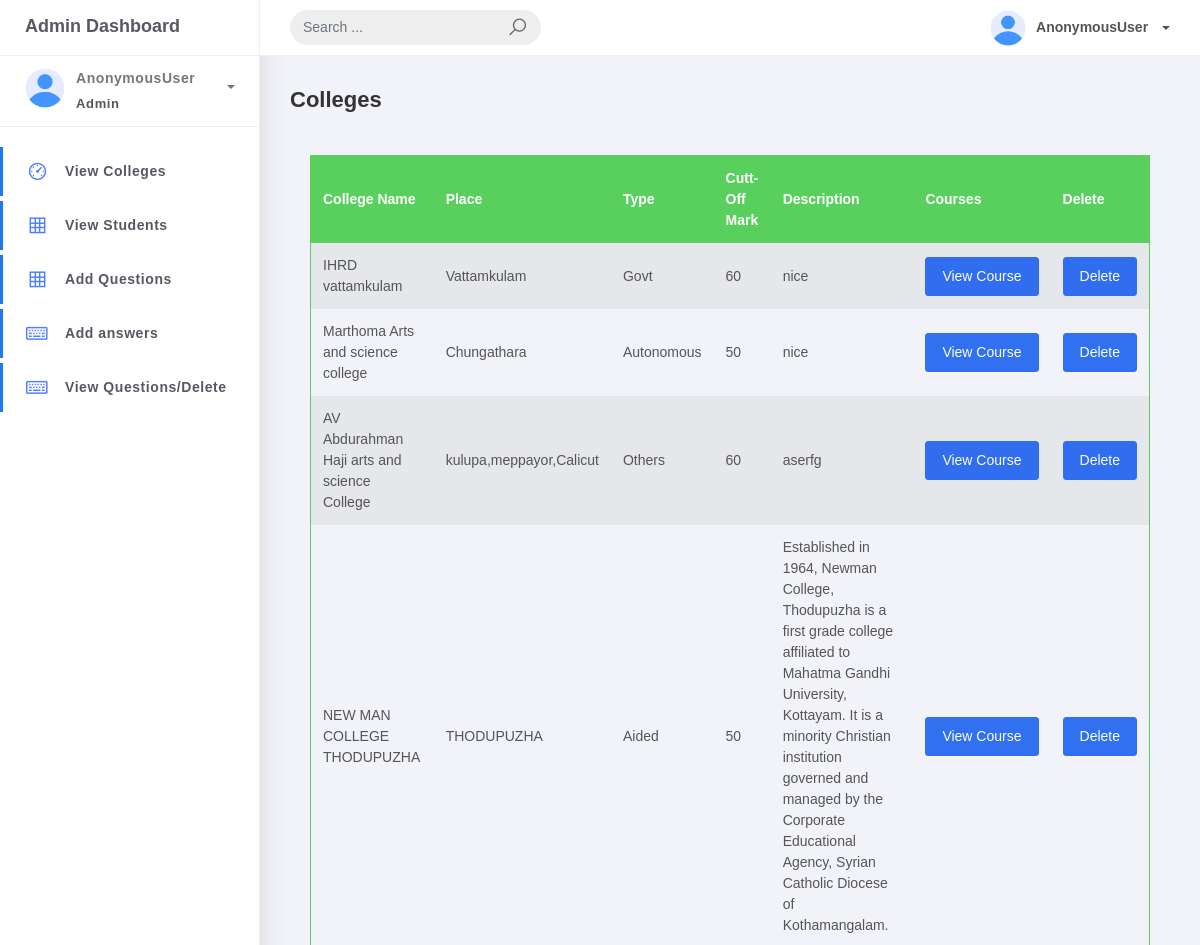
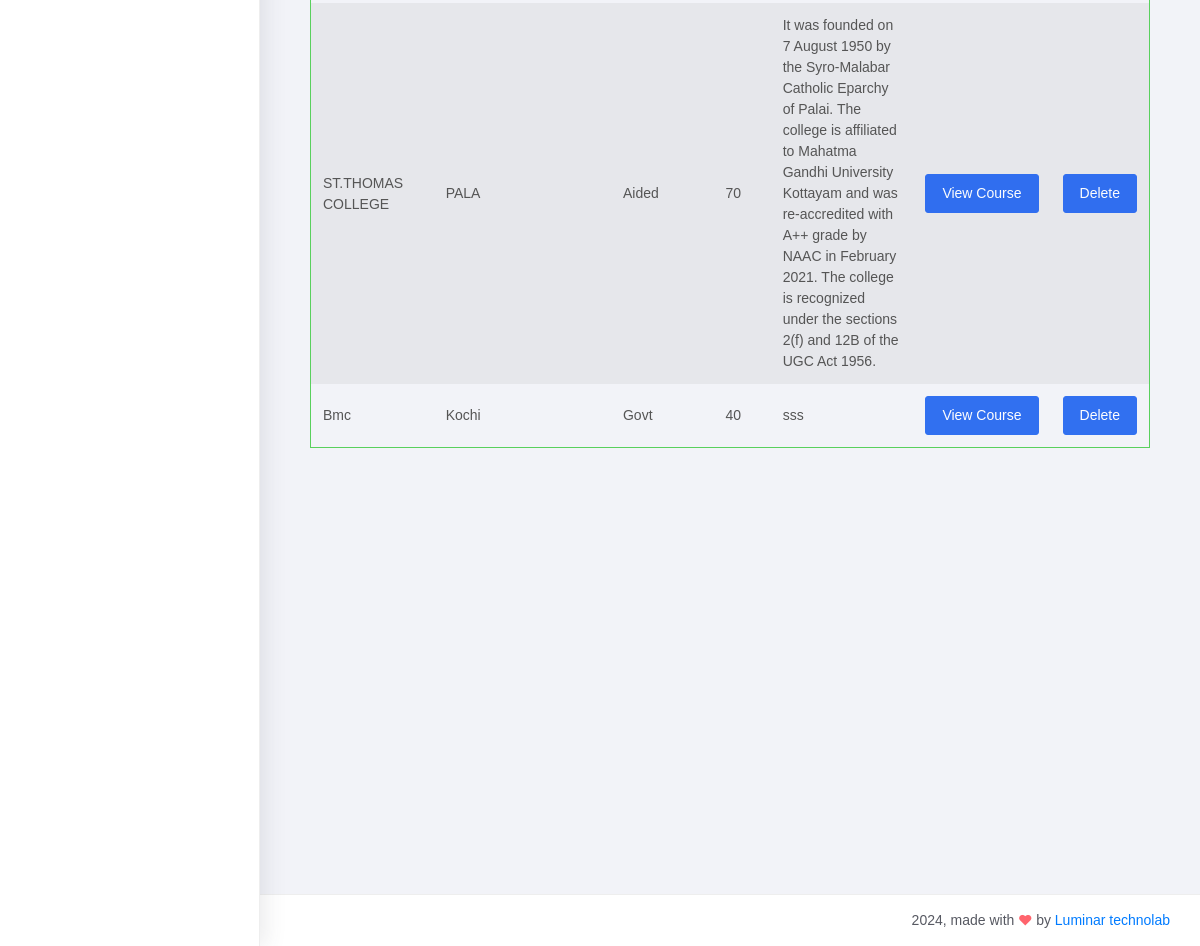
/super/college_list/, run on the app's committed database (2 pictures, top to bottom).
### CarrierApp/models.py (models this page shows, shortened)
class College(models.Model):
    name=models.CharField(max_length=50,null=True)
    place=models.CharField(max_length=50,null=True)
    Type=models.CharField(max_length=50,null=True)
    Description=models.TextField(max_length=300,null=True)
    cut_off_mark=models.PositiveBigIntegerField(null=True)
    user=models.OneToOneField(Login, on_delete=models.DO_NOTHING,null=True,related_name="college_profile")

### Admin/views.py (the view)
# urls.py: path('college_list/',views.CollegeList.as_view(),name="college_list"),
class CollegeList(View):
    def get(self,request):
        data=College.objects.all()
        return render(request,'Admin_temp/collegelist.html',{"data":data})

### Admin/templates/Admin_temp/collegelist.html (shortened to what this page needs)
{% load static %}
<!DOCTYPE html>
<html>
<head>
	<link rel="stylesheet" href="{% static 'assets/css/bootstrap.min.css' %}">
	<link rel="stylesheet" href="{% static 'assets/css/ready.css' %}">
	<link rel="stylesheet" href="{% static 'assets/css/demo.css' %}">
</head>
<body>
	<div class="wrapper">
		<div class="main-header">
			<div class="logo-header">
				<a href="{% url 'super_home' %}" class="logo">
					Admin Dashboard
				</a>
			</div>
			<nav class="navbar navbar-header navbar-expand-lg">
				<div class="container-fluid">
					<form class="navbar-left navbar-form nav-search mr-md-3" action="">
						<div class="input-group">
							<input type="text" placeholder="Search ..." class="form-control">
							<div class="input-group-append">
								<span class="input-group-text">
									<i class="la la-search search-icon"></i>
								</span>
							</div>
						</div>
					</form>
					<ul class="navbar-nav topbar-nav ml-md-auto align-items-center">
						<li class="nav-item dropdown">
							<a class="dropdown-toggle profile-pic" data-toggle="dropdown" href="#"
								aria-expanded="false"> <img src="{% static 'assets/img/user.png' %}" alt="user-img"
									width="36" class="img-circle"><span>{{request.user}}</span></span> </a>
						</li>
					</ul>
				</div>
			</nav>
		</div>
		<div class="sidebar">
			<div class="scrollbar-inner sidebar-wrapper">
				<div class="user">
					<div class="photo">
						<img src="{% static 'assets/img/user.png' %}">
					</div>
					<div class="info">
						<a class="" data-toggle="collapse" href="#collapseExample" aria-expanded="true">
							<span>
								{{request.user}}
								<span class="user-level">Admin</span>
								<span class="caret"></span>
							</span>
						</a>
					</div>
				</div>
				<ul class="nav">
					<li class="nav-item active">
						<a href="{% url 'college_list' %}">
							<i class="la la-dashboard"></i>
							<p>View Colleges</p>
						</a>
					</li>
					<li class="nav-item active">
						<a href="{% url 'student_list' %}">
							<i class="la la-table"></i>
							<p>View Students</p>
						</a>
					</li>
					<li class="nav-item active">
						<a href="{% url 'Add_question' %}">
							<i class="la la-table"></i>
							<p>Add Questions</p>
						</a>
					</li>
					<li class="nav-item active">
						<a href="{% url 'Add_answer' %}">
							<i class="la la-keyboard-o"></i>
							<p>Add answers</p>
						</a>
					</li>
					<li class="nav-item active">
						<a href="{% url 'Q_view' %}">
							<i class="la la-keyboard-o"></i>
							<p>View Questions/Delete</p>
						</a>
					</li>
				</ul>
			</div>
		</div>
		<div class="main-panel">
			<div class="content">
				<div class="container-fluid">
					<h4 class="page-title">Colleges</h4>
                    <div class="card-body">
						<table class="table table-head-bg-success table-striped table-hover">
							<thead>
								<tr>
									<th scope="col">College Name</th>
									<th scope="col">Place</th>
									<th scope="col">Type</th>
									<th scope="col">Cutt-Off Mark</th>
									<th scope="col">Description</th>
									<th scope="col">Courses</th>
									<th scope="col">Delete</th>
								</tr>
							</thead>
							<tbody>
								{% for i in data %}
								<tr>
									<td>{{i.name}}</td>
									<td>{{i.place}}</td>
									<td>{{i.Type}}</td>
									<td>{{i.cut_off_mark}}</td>
									<td>{{i.Description}}</td>
									<td><a class="btn btn-primary" href="{% url 'Acourse_view' i.id %}">View Course</a></td>
									<td><a class="btn btn-primary" href="{% url 'college_delete' i.id %}">Delete</a></td>
								</tr>
								{% endfor %}
							</tbody>
						</table>
					</div>
				</div>
			</div>
			<div style="margin-top: 380px;">
			<footer class="footer" >
				<div class="container-fluid">
					<div class="copyright ml-auto">
						2024, made with <i class="la la-heart heart text-danger"></i> by <a
							href="https://www.luminartechnolab.com/">Luminar technolab</a>
					</div>
				</div>
			</footer>
		</div>
		</div>
	</div>
</body>
</html>

### data on the page
College: name "IHRD vattamkulam", place "Vattamkulam", Type "Govt", cut_off_mark "60", Description "nice"
College: name "Marthoma Arts and science college", place "Chungathara", Type "Autonomous", cut_off_mark "50", Description "nice"
College: name "AV Abdurahman Haji arts and science College", place "kulupa,meppayor,Calicut", Type "Others", cut_off_mark "60", Description "aserfg"
College: name "NEW MAN COLLEGE THODUPUZHA", place "THODUPUZHA", Type "Aided", cut_off_mark "50", Description "Established in 1964, Newman College, Thodupuzha is a first grade college affiliated to Mahatma Gandhi University, Kottayam. It is a minority Christian institution governed and managed by the Corporate Educational Agency, Syrian Catholic Diocese of Kothamangalam."
College: name "ST.THOMAS COLLEGE", place "PALA", Type "Aided", cut_off_mark "70", Description "It was founded on 7 August 1950 by the Syro-Malabar Catholic Eparchy of Palai. The college is affiliated to Mahatma Gandhi University Kottayam and was re-accredited with A++ grade by NAAC in February 2021. The college is recognized under the sections 2(f) and 12B of the UGC Act 1956."
College: name "Bmc", place "Kochi", Type "Govt", cut_off_mark "40", Description "sss"

### other printed values
{{ request.user }} "AnonymousUser"
